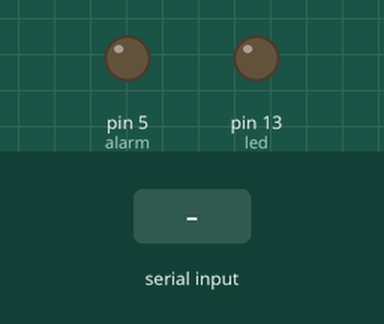
Simulated run of this sketch. Board: Arduino Nano, built with avr-gcc and run on an emulated ATmega328P. Shown: output pins drawn as LEDs (lit = HIGH). The test bench sets the inputs (shaded band). What the sketch prints to the serial monitor is not drawn.

Above: at 1.2 s.
1.3 s: "1\n" received over Serial
At 2.3 s:
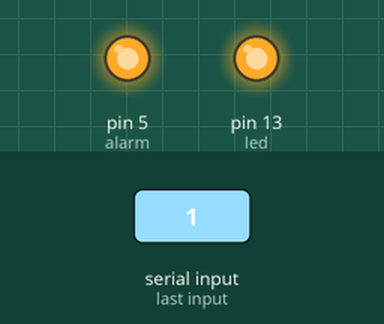
4.3 s: "0\n" received over Serial
Timing chart, 0 to 13.3 s (numbered marks = the images above; inputs shaded):
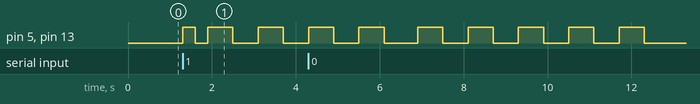

Measured:
- after the input at 1.3 s, pin 5 (alarm), pin 13 (led): goes HIGH 0.30 s, LOW 0.30 s, HIGH 0.60 s, LOW 0.60 s, HIGH 0.60 s, then LOW, starting at once

The sketch:

morsecode_encoder.ino
```cpp
#include <Arduino.h>

#define DOT   1
#define DASH  2

#ifndef ledpinconfig
#define ledpinconfig
#define led 13
#endif

#ifndef alarmpinconfig
#define alarmpinconfig
#define alarm 5
#endif

static const uint8_t morse[][7] = {
{NULL, NULL, NULL, NULL, NULL, NULL, 0  }, //NULL
{DOT,  DASH, NULL, NULL, NULL, NULL, 'A'}, //A
{DASH, DOT,  DOT,  DOT,  NULL, NULL, 'B'}, //B
{DASH, DOT,  DASH, DOT,  NULL, NULL, 'C'}, //C
{DASH, DOT,  DOT,  NULL, NULL, NULL, 'D'}, //D
{DOT,  NULL, NULL, NULL, NULL, NULL, 'E'}, //E
{DOT,  DOT,  DASH,  DOT, NULL, NULL, 'F'}, //F
{DASH, DASH, DOT,  NULL, NULL, NULL, 'G'}, //G
{DOT,  DOT,  DOT,  DOT,  NULL, NULL, 'H'}, //H
{DOT,  DOT,  NULL, NULL, NULL, NULL, 'I'}, //I
{DOT,  DASH, DASH, DASH, NULL, NULL, 'J'}, //J
{DASH, DOT,  DASH, NULL, NULL, NULL, 'K'}, //K
{DOT,  DASH, DOT,  DOT,  NULL, NULL, 'L'}, //L
{DASH, DASH, NULL, NULL, NULL, NULL, 'M'}, //M
{DASH, DOT,  NULL, NULL, NULL, NULL, 'N'}, //N
{DASH, DASH, DASH, NULL, NULL, NULL, 'O'}, //O
{DOT,  DASH, DASH, DOT,  NULL, NULL, 'P'}, //P
{DASH, DASH, DOT,  DASH, NULL, NULL, 'Q'}, //Q
{DOT,  DASH, DOT,  NULL, NULL, NULL, 'R'}, //R
{DOT,  DOT,  DOT,  NULL, NULL, NULL, 'S'}, //S
{DASH, NULL, NULL, NULL, NULL, NULL, 'T'}, //T
{DOT,  DOT,  DASH, NULL, NULL, NULL, 'U'}, //U
{DOT,  DOT,  DOT,  DASH, NULL, NULL, 'V'}, //V
{DOT,  DASH, DASH, NULL, NULL, NULL, 'W'}, //W
{DASH, DOT,  DOT,  DASH, NULL, NULL, 'X'}, //X
{DASH, DOT,  DASH, DASH, NULL, NULL, 'Y'}, //Y
{DASH, DASH, DOT,  DOT,  NULL, NULL, 'Z'}, //Z
{DASH, DASH, DASH, DASH, DASH, NULL, '0'}, //0
{DOT,  DASH, DASH, DASH, DASH, NULL, '1'}, //1
{DOT,  DOT,  DASH, DASH, DASH, NULL, '2'}, //2
{DOT,  DOT,  DOT,  DASH, DASH, NULL, '3'}, //3
{DOT,  DOT,  DOT,  DOT,  DASH, NULL, '4'}, //4
{DOT,  DOT,  DOT,  DOT,  DOT,  NULL, '5'}, //5
{DASH, DOT,  DOT,  DOT,  DOT,  NULL, '6'}, //6
{DASH, DASH, DOT,  DOT,  DOT,  NULL, '7'}, //7
{DASH, DASH, DASH, DOT,  DOT,  NULL, '8'}, //8
{DASH, DASH, DASH, DASH, DOT,  NULL, '9'}, //9
{DOT,  DASH, DOT,  DASH, DOT,  DASH, '.'}, //[.]
{DASH, DASH, DOT,  DOT,  DASH, DASH, ','}, //[,]
{DASH, DASH, DASH, DOT,  DOT,  DOT , ':'}, //[:]
{DOT,  DOT,  DASH, DASH, DOT,  DOT , '?'}, //[?]
{DOT,  DASH, DASH, DASH, DASH, DOT , '\''}, //[']
{DASH, DOT,  DOT,  DOT,  DOT,  DASH, '-'}, //[-]
{DASH, DOT,  DOT,  DASH, DOT,  NULL, '/'}, //[/]
{DASH, DOT,  DASH, DASH, DOT,  NULL, '('}, //[(]
{DASH, DOT,  DASH, DASH, DOT,  DASH, ')'}, //[)]
{DOT,  DASH, DOT,  DOT,  DASH, DOT , '\"'}, //["]
{DASH, DOT,  DOT,  DOT,  DASH, NULL, '='}, //[=]
{DOT,  DASH, DOT,  DASH,  DOT, NULL, '+'}, //[+]
{DOT,  DASH, DOT,  DOT,  DOT,  DOT , '!'}, //[!]
{DOT,  DOT,  DOT,  DASH, DOT,  DASH, '%'}, //[EOF]
{DASH, DOT,  DASH, DOT,  DASH, NULL, '$'}, //[BEGIN]
{DASH, DOT,  DOT,  DASH, NULL, NULL, 'X'}, //[x]
{DOT,  DASH, DASH, DOT,  DASH, DOT , '@'}, //[@]
};

uint8_t serialarray[50], serialcount;

void setup()
{
  Serial.begin(9600);
  while(!Serial);
  Serial.println(F("Morse Encoder using Arduino NANO"));

  pinMode(alarm, OUTPUT);
  pinMode(led, OUTPUT);
  digitalWrite(alarm, LOW);
  digitalWrite(led, LOW);
}

void loop()
{
  if(Serial.available() > 0) serialcount = Serial.readBytesUntil('\n', serialarray, 50);

  if(serialcount)
  {
    Serial.println("--------NEW DATA FOUND-------");
    Serial.println((char*)serialarray); Serial.println(serialcount);

    for(uint8_t k = 0; k < serialcount; k++)
    {
      Serial.print((char)toupper(serialarray[k]));
      Serial.print(" :- ");

      for(uint8_t j = 1; j < 54; j++)
      {
        if(toupper(serialarray[k]) == morse[j][6])
        {
          for(uint8_t l = 0; l < 6; l++)
          {
            switch(morse[j][l])
            {
              case DOT:
              Serial.print("DOT  ");
              digitalWrite(alarm, HIGH);
              digitalWrite(led, HIGH);
              delay(300);
              digitalWrite(alarm, LOW);
              digitalWrite(led, LOW);
              delay(300);
              break;

              case DASH:
              Serial.print("DASH ");
              digitalWrite(alarm, HIGH);
              digitalWrite(led, HIGH);
              delay(600);
              digitalWrite(alarm, LOW);
              digitalWrite(led, LOW);
              delay(600);
              break;

              case NULL: default:
              Serial.print("NULL ");
              delay(200);
              break;
            }
          }
          Serial.println("");
          break;
        }
        else continue;
      }
    }
    Serial.flush();
    memset(serialarray, '\0', sizeof(serialarray));
    serialcount = 0;
  }
}
```
